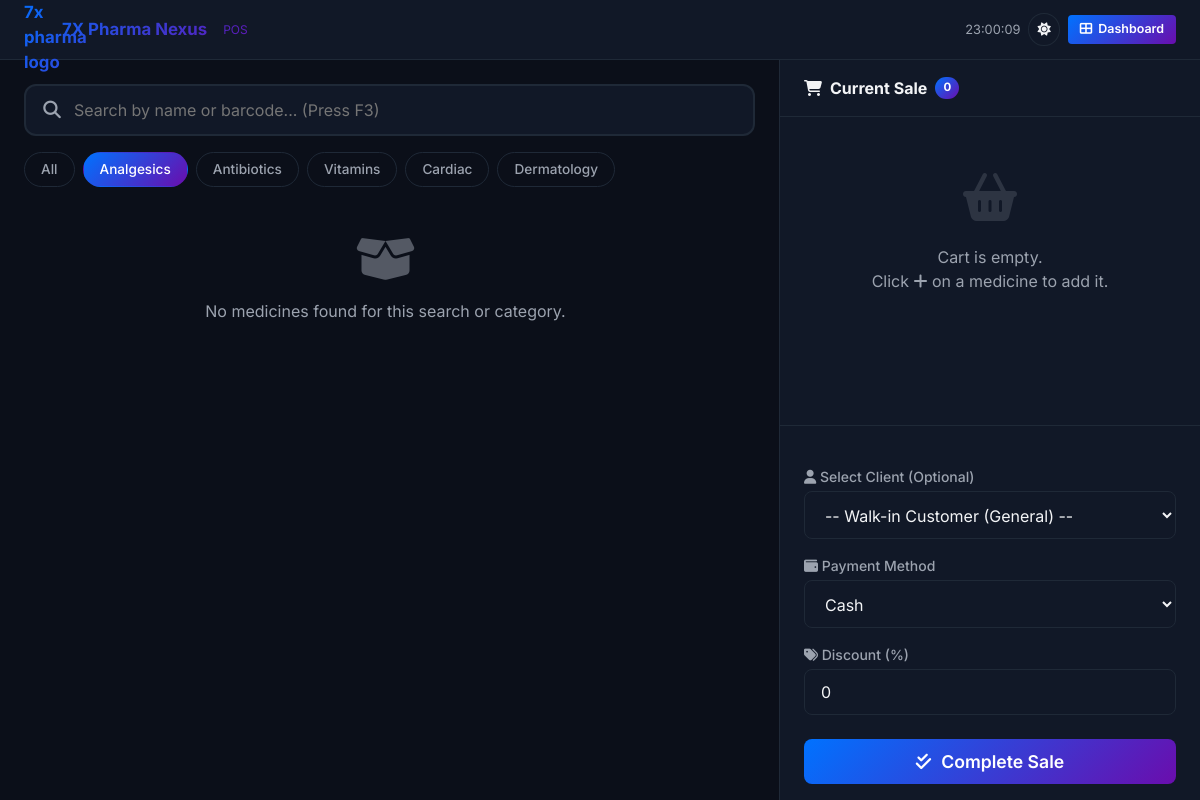
The app's page /public/index.php?category=analgesic (signed in), older data.
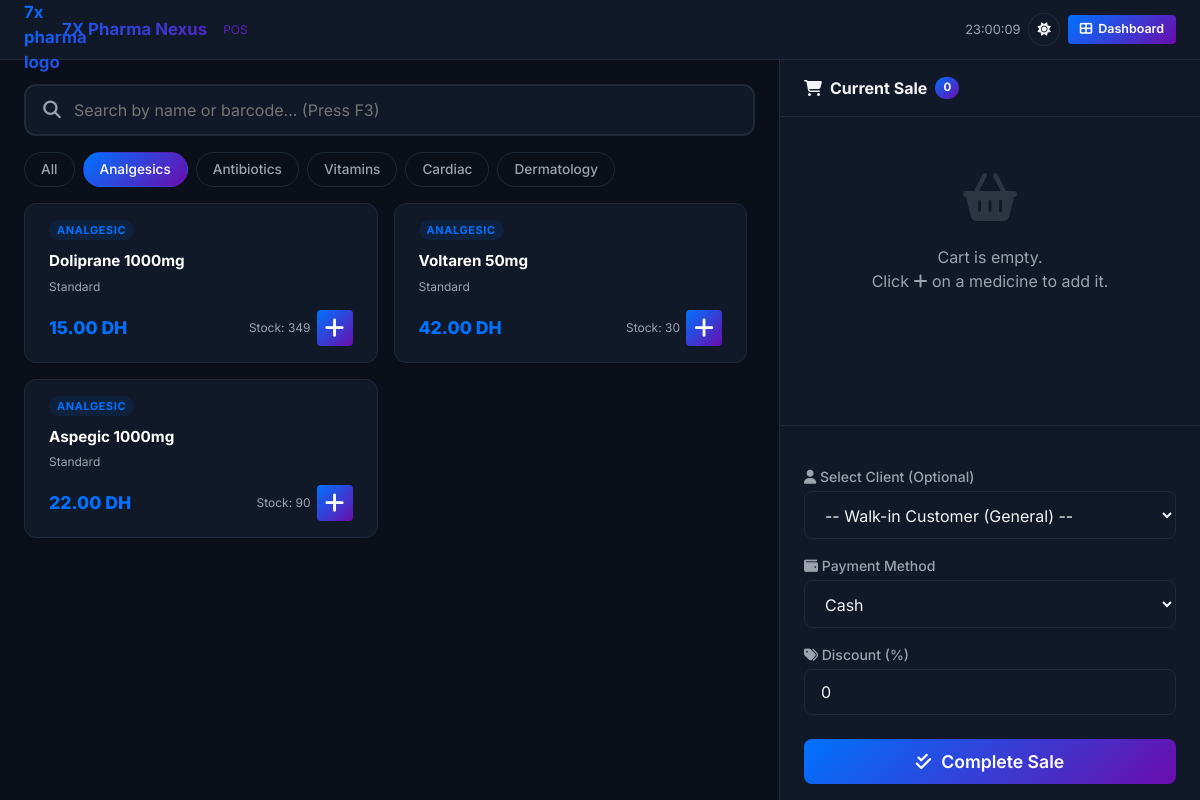
The same page, newer data.
### tables this page shows
CREATE TABLE `medicines` (
  `id` int(11) NOT NULL,
  `barcode` varchar(50) NOT NULL,
  `name` varchar(150) NOT NULL,
  `dci` varchar(150) DEFAULT NULL,
  `category` varchar(100) DEFAULT 'General',
  `price` decimal(10,2) NOT NULL,
  `cost_price` decimal(10,2) NOT NULL,
  `is_tableau_b` tinyint(1) DEFAULT 0,
  `created_at` timestamp NOT NULL DEFAULT current_timestamp(),
  `deleted_at` timestamp NULL DEFAULT NULL
);

### app/controllers/POSController.php (called while the page is built, shortened)
<?php
class POSController extends Controller {
    public function index() {
        $medicineModel = $this->model('Medicine');
        $clientModel = $this->model('Client');
        $keyword = trim($_GET['q'] ?? '');
        $category = trim($_GET['category'] ?? 'all');
        $medicines = $medicineModel->searchAndFilter($keyword, $category);
        $clients = $clientModel->getAll();
        $subtotal = 0;
        $last_sale_items = [];
        $this->view('pos', [
            'medicines' => $medicines,
            'clients' => $clients,
            'cart_subtotal' =>$subtotal,
            'cart_total' => $subtotal,
            'last_sale_items' => $last_sale_items
        ]);
    }
}

### app/core/Router.php (called while the page is built, shortened)
<?php
class Router {
    protected $method = 'index';
    public function __construct() {
        $url = $this->parseUrl();
        $this->controller = new $this->controller();
        $this->params = $url ? array_values($url) : [];
        call_user_func_array([$this->controller, $this->method], $this->params);
    }
    private function parseUrl() {
        return [];
    }
}

### public/index.php (called while the page is built, shortened)
<?php
require_once ROOT_DIR . '/app/config/Database.php';
require_once ROOT_DIR . '/app/core/Model.php';
require_once ROOT_DIR . '/app/core/Controller.php';
require_once ROOT_DIR . '/app/core/Router.php';
$router = new Router();
?>

### app/config/Database.php (called while the page is built, shortened)
<?php
class Database {
    private $conn;
    public function __construct() {
        $host = $_ENV['DB_HOST'] ?? '127.0.0.1';
        $port = $_ENV['DB_PORT'] ?? '3307';
        $db_name = $_ENV['DB_NAME'] ?? 'pharma_core';
        $username = $_ENV['DB_USER'] ?? 'root';
        $password = $_ENV['DB_PASS'] ?? '';
        try {
            $dsn = "mysql:host={$host};port={$port};dbname={$db_name};charset=utf8mb4";
            $options = [
                PDO::ATTR_ERRMODE => PDO::ERRMODE_EXCEPTION,
                PDO::ATTR_DEFAULT_FETCH_MODE => PDO::FETCH_ASSOC,
                PDO::ATTR_EMULATE_PREPARES => false,
            ];
            $this->conn = new PDO($dsn, $username, $password, $options);
        } catch(PDOException $e) {
            $this->logError($e);
            $error_view = ROOT_DIR . '/views/db_error.php';
            if (file_exists($error_view)) {
                include $error_view;
            } else {
                header('HTTP/1.1 500 Internal Server Error');
                echo "Database Connection Error. Design file missing.";
            }
            exit();
        }
    }
    public function getConnection() {
        return $this->conn;
    }
}
?>

### app/core/Model.php (called while the page is built, shortened)
<?php
class Model {
    protected $db;
    public function __construct() {
        require_once ROOT_DIR . '/app/config/Database.php';
        $database = new Database();
        $this->db = $database->getConnection();
    }
    protected function query($sql, $params = []) {
        $stmt = $this->db->prepare($sql);
        $stmt->execute($params);
        return $stmt;
    }
}

### app/models/Medicine.php (called while the page is built, shortened)
<?php
class Medicine extends Model {
    protected $table = 'medicines';
    public function searchAndFilter($searchQuery = '', $category  = 'all') {
        $sql = "SELECT medicines.*,
                COALESCE(SUM(batches.current_quantity), 0) as current_quantity
                FROM {$this->table}
                LEFT JOIN batches ON medicines.id = batches.medicine_id
                WHERE medicines.deleted_at IS NULL";
        $params = [];
        if ($category !== 'all') {
            $sql .= " AND LOWER(medicines.category) = LOWER(?)";
            $params[] = trim($category);
        }
        $sql .= " GROUP BY medicines.id";
        $stmt = $this->query($sql, $params);
        return $stmt->fetchAll(PDO::FETCH_ASSOC);
    }
}
?>

### views/pages/pos.php (the view, shortened to what the changed rows need)
<!DOCTYPE html>
<html lang="en" data-theme="dark">
<head>
    <link rel="stylesheet" href="https://cdnjs.cloudflare.com/ajax/libs/font-awesome/6.5.1/css/all.min.css">
    <link rel="stylesheet" href="<?= BASE_URL ?>/assets/css/global.css">
    <link rel="stylesheet" href="<?= BASE_URL ?>/assets/css/pos.css">
</head>
<body>
    <div class="pos-wrapper">
        <div class="pos-main-layout">
            <div class="pos-content">
                <section class="pos-panel-products" aria-label="Medicine selection">
                    <div class="medicine-grid" id="medicine-grid" role="list">
                        <?php if (isset($medicines) && count($medicines) > 0): ?>
                            <?php foreach ($medicines as $med): ?>
                                <?php
                                $isOutOfStock = $med['current_quantity'] <= 0;
                                $isLowStock = $med['current_quantity'] > 0 && $med['current_quantity'] <= 5;
                                ?>
                                <div class="medicine-card <?= $isOutOfStock ? 'out-of-stock' : '' ?>" role="listitem" <?= $isOutOfStock ? 'aria-disabled="true"' : '' ?>>
                                    <span class="med-category-badge"><?= htmlspecialchars(ucfirst($med['category'] ?? 'General')) ?></span>
                                    <div class="med-name"><?= htmlspecialchars($med['name']) ?></div>
                                    <div class="med-dosage"><?= htmlspecialchars($med['dosage'] ?? 'Standard') ?></div>
                                    <div class="med-footer">
                                        <span class="med-price"><?= number_format($med['price'], 2) ?> DH</span>
                                        <div style="display:flex;align-items:center;gap:6px;">
                                            <?php if ($isOutOfStock): ?>
                                                <span class="med-stock" style="color:var(--color-danger);">Out of Stock</span>
                                            <?php elseif ($isLowStock): ?>
                                                <span class="med-stock low" style="color:var(--color-warning);"><i class="fa-solid fa-triangle-exclamation"></i> Low: <?= $med['current_quantity'] ?></span>
                                            <?php else: ?>
                                                <span class="med-stock">Stock: <?= $med['current_quantity'] ?></span>
                                            <?php endif; ?>
                                            <?php if (!$isOutOfStock): ?>
                                                <form method="POST" action="<?= BASE_URL ?>/pos/addToCart" style="display:contents;">
                                                    <button type="submit" class="add-to-cart-btn" title="Add to cart" aria-label="Add <?= htmlspecialchars($med['name']) ?> to cart">
                                                        <i class="fa-solid fa-plus"></i>
                                                    </button>
                                                </form>
                                            <?php endif; ?>
                                        </div>
                                    </div>
                                </div>
                            <?php endforeach; ?>
                        <?php else: ?>
                            <div style="grid-column: 1 / -1; text-align: center; padding: 2rem; color: var(--color-text-secondary);">
                                <i class="fa-solid fa-box-open" style="font-size: 3rem; margin-bottom: 1rem; opacity: 0.5;"></i>
                                <p>No medicines found for this search or category.</p>
                            </div>
                        <?php endif; ?>
                    </div>
                </section>
            </div>
        </div>
    </div>
</body>
</html>

Row changes from the older to the newer data that the page shows:
added medicines: category "ANALGESIC", name "Doliprane 1000mg", dosage "Standard", price "15.00", current_quantity "349"
added medicines: category "ANALGESIC", name "Voltaren 50mg", dosage "Standard", price "42.00", current_quantity "30"
added medicines: category "ANALGESIC", name "Aspegic 1000mg", dosage "Standard", price "22.00", current_quantity "90"
Text that changed along with them:
text no longer shown: "No medicines found for this search or category."
